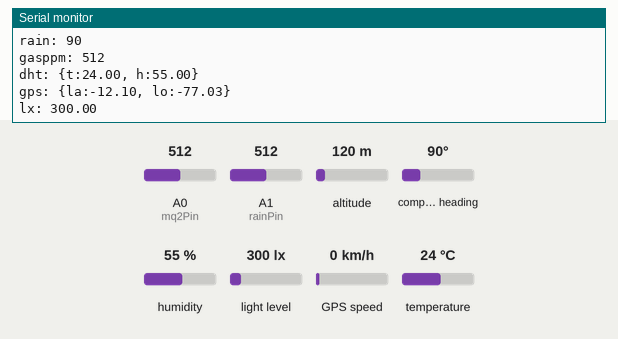
This sketch was run on a simulated Arduino Mega 2560, built with avr-gcc and run on an emulated ATmega2560. On the bench: the last lines printed to the serial monitor. Wiring (inferred from the names in the program): BH1750 light sensor at I2C address 0x23. Inputs (shaded band) come from the test bench; at power-on: humidity 55 %, light level 300 lx, A0 (mq2Pin) = 512, A1 (rainPin) = 512, temperature 24 °C, altitude 120 m, compass heading 90°, GPS speed 0 km/h. The GPS gets a fix after 3 s at 37.7749, -122.4194 with 8 satellites.

Above: at 1.2 s.
1.3 s: humidity set to 22 %
2.8 s: light level set to 40 lx
4.3 s: A0 (mq2Pin) set to 716
At 4.3 s:
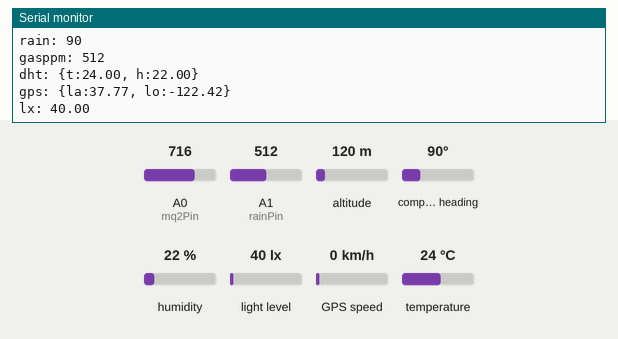
5.8 s: A1 (rainPin) set to 716
7.3 s: temperature set to 12 °C
8.8 s: light level set to 500 lx
At 11.1 s:
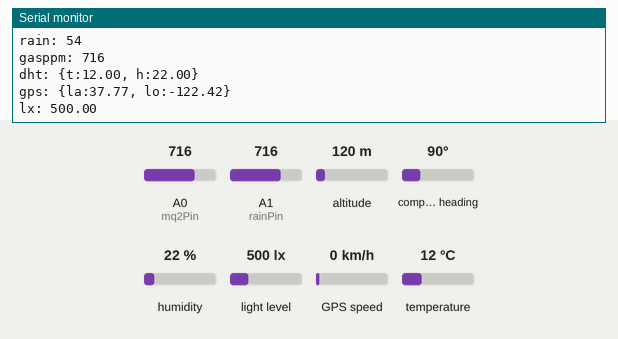
Timing chart, 0 to 11.3 s (numbered marks = the images above; inputs shaded):
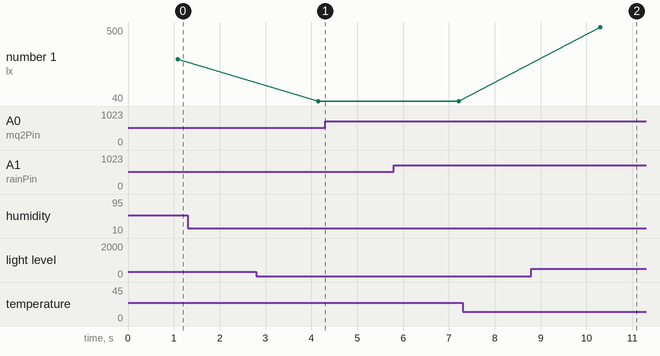

The sketch:

arduSiser.ino
```cpp
#include "siserconfig.h"
#include <DHT.h>
#include <TinyGPS.h>
#include "siser.h"
#include "lx.h"
#include "xbeeDataframe.h"

TinyGPS gps;
DHT dht(DHTPIN, DHTTYPE);

siserCompleteDataframe_t sCDt = {
  {'O','P','E','N'},
  sEx,
  {'C','H','A','U'}
};
byte sCDtLen = sizeof(sCDt);

void setup() {
  Serial.begin(9600);
  xbeeSerial.begin(9600);
  btSerial.begin(9600);

  gpsSerial.begin(9600);
  Wire.begin();
  BH1750_Init(BH1750_address);
  pinMode(mq2Pin, INPUT);
  pinMode(rainPin, INPUT);
  dht.begin();
}

void loop() {
#ifndef DEBUG
  readLightweightSensors();
  readHeavyweightSensors();
#endif

  char buf[128];
  int n = dataframeToString(&(sCDt.s),buf);
  Serial.write(buf,n);
  if(xbeeLisening()){
   xbeeSerial.write((byte*)&sCDt,sCDtLen);
  }
  btSerial.write(buf,n);
  delay(2000);
}

#ifndef DEBUG
void readLightweightSensors() {
  // Lectura de nivel de gas
  sCDt.s.gasppm = analogRead(mq2Pin);

  // Lectura de nidel de lluvia
  int Nivel_lluvia = analogRead(rainPin);
  sCDt.s.rain = map(Nivel_lluvia, 1023, 460, 0, 100);

  // Lectura del DHT22: Temperatura y Humedad
  sCDt.s.dht.t = dht.readTemperature();
  sCDt.s.dht.h = dht.readHumidity();

  // Lectura de lumenes
  if (BH1750_Read(BH1750_address) == 2) {
    sCDt.s.lx = ((buff[0] << 8) | buff[1]) / 1.2;
  }
}

void readHeavyweightSensors(){
  // Lectura del GPS
  bool newData = false;
  unsigned long chars;
  unsigned short sentences, failed;

  // For one second we parse GPS data and report some key values
  for (unsigned long start = millis(); millis() - start < 1000;) {
    while (gpsSerial.available()) {
      char c = gpsSerial.read();
      // Serial.write(c); // uncomment this line if you want to see the GPS data flowing
      if (gps.encode(c)) // Did a new valid sentence come in?
        newData = true;
    }
  }

  if (newData)
  {
    unsigned long age;
    gps.f_get_position(&(sCDt.s.gps.la), &(sCDt.s.gps.lo), &age);
  }
}
#endif
```

lx.h
```cpp
#include <Wire.h>

byte buff[2];

void BH1750_Init(int address) {
  Wire.beginTransmission(address);
  Wire.write(0x10); // 1 [lux] aufloesung
  Wire.endTransmission();
}

byte BH1750_Read(int address) {
  byte i = 0;
  Wire.beginTransmission(address);
  Wire.requestFrom(address, 2);
  while (Wire.available()) {
    buff[i] = Wire.read();
    i++;
  }
  Wire.endTransmission();
  return i;
}
```

siser.h
```cpp
#include <inttypes.h>
#include <stdio.h>
#include <stdlib.h>
#include "siserconfig.h"

struct myDht_t {
  float t;
  float h;
};

struct myGps_t {
  float la; // latitude
  float lo; // longitude
};

struct siser_t {
  uint8_t id;
  uint8_t rain;    // 0-100%
  uint16_t gasppm; // 0-1000 ppm
  myDht_t dht;
  myGps_t gps;
  float lx;
};

struct siserCompleteDataframe_t {
  char Init[4];
  siser_t s;
  char End[4];
};

int dataframeToString(siser_t *s, char *buf){
  String temp = String(s->dht.t);
  String humi = String(s->dht.h);
  String la = String(s->gps.la);
  String lo = String(s->gps.lo);
  String lx = String(s->lx);
  return sprintf(buf,
    "id: %d\n"
    "rain: %d\n"
    "gasppm: %d\n"
    "dht: {t:%s, h:%s}\n"
    "gps: {la:%s, lo:%s}\n"
    "lx: %s\n\n",
    s->id,
    s->rain,
    s->gasppm,
    temp.c_str(), humi.c_str(),
    la.c_str(), lo.c_str(),
    lx.c_str()
  );
}

siser_t sEx = { // siser Example
  ID, // id a modificar 0 - 255
  15,   // rain
  1000, // gasppm
  {23.5,51}, //dht:t,h
  {-12.0966515,-77.0306064}, // gps:la,lo
  55   // lx
};
```

xbeeDataframe.h
```cpp
#include "siserconfig.h"

byte xbeeInit[3] = XBEE_INIT;
byte xbeeInitLen = XBEE_INIT_LEN;

boolean xbeeLisening() {
  byte counter = 0;
  while(xbeeSerial.available()){
    byte data = xbeeSerial.read();
    if(counter == xbeeInitLen && data == ID){
      return true;
    } else if(data == xbeeInit[counter]) {
      counter++;
    }
  }
  return false;
}
```

siserconfig.h
```cpp
/* Sensors pinout configurations */

// Debug
//#define DEBUG

// Device id:
//    type: byte or uint8_t
//    from 0 to 255
// 0 id is reserved for raspberry
// 7 is reserved for demo in office
// Use from 1 to 6
#define ID 1


// xbeeSerial
#define xbeeSerial Serial1
#define XBEE_INIT {'R','E','Q'}
#define XBEE_INIT_LEN 3

// MQ2 sensor
#define mq2Pin A0

// Rain sensor
#define rainPin A1


// DHT sensor
#define DHTPIN 7
#define DHTTYPE DHT22

// GPS
#define gpsSerial Serial2

// Bluetooth
#define btSerial Serial3

// Lx sensor
#define BH1750_address 0x23
```

Measured:
- after the input at 8.8 s, the serial monitor: prints a new line after 1.5 s (image 2)
- plotted number 1: 300 → 40 after the input at 2.8 s, 40 → 500 after the input at 8.8 s
